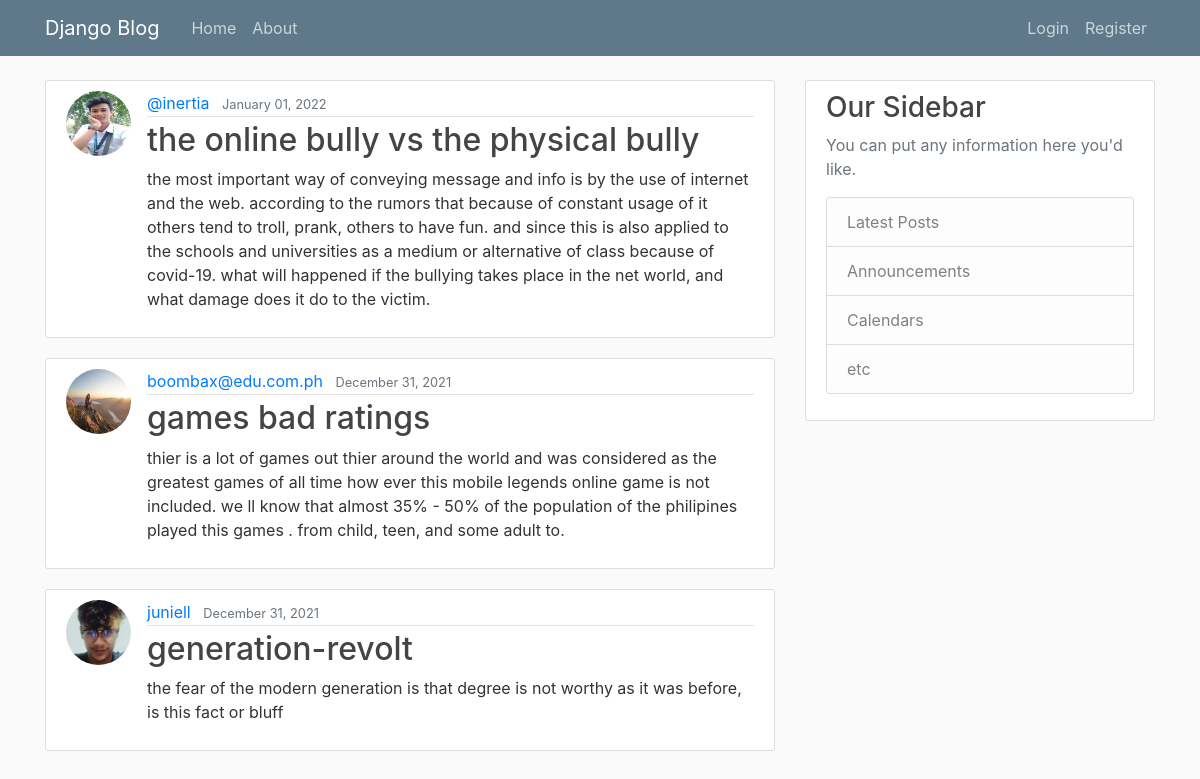
The page / on the database its author committed.
### blog/models.py (models this page shows, shortened)
class Post(models.Model):
    title = models.CharField(max_length=100)
    content = models.TextField()
    date_posted = models.DateTimeField(default=timezone.now)
    author = models.ForeignKey(User, on_delete=models.CASCADE)

### users/models.py (models this page shows, shortened)
class Profile(models.Model):
    user = models.OneToOneField(User, on_delete=models.CASCADE)
    image = models.ImageField(default='default.jpg', upload_to='profile_pics')

### blog/views.py (the view)
# urls.py: path('', PostListView.as_view(), name='blog-home'),
class PostListView(ListView):
    model = Post
    template_name = 'blog/home.html'  # <app>/<model>_<viewtype>.html
    context_object_name = 'posts'
    ordering = ['-date_posted']
    paginate_by = 5

### blog/Templates/blog/home.html (shortened to what this page needs)
{% extends "blog/base.html" %}
{% block content %}
    {% for post in posts %}
        <article class="media content-section">
          <img class="rounded-circle article-img" src="{{ post.author.profile.image.url }}">
          <div class="media-body">
            <div class="article-metadata">
              <a class="mr-2" href="{% url 'user-posts' post.author.username %}">{{ post.author }}</a>
              <small class="text-muted">{{ post.date_posted|date:"F d, Y" }}</small>
            </div>
            <h2><a class="article-title" href="{% url 'post-detail' post.id %}">{{ post.title }}</a></h2>
            <p class="article-content">{{ post.content }}</p>
          </div>
        </article>
    {% endfor %}
{% endblock content %}

### blog/Templates/blog/base.html (shortened to what this page needs)
{% load static %}
<!DOCTYPE html>
<html>
<head>
    <link rel="stylesheet" href="https://maxcdn.bootstrapcdn.com/bootstrap/4.0.0/css/bootstrap.min.css">
    <link rel="stylesheet" type="text/css" href="{% static 'blog/main.css' %}">
</head>
<body>
    <header class="site-header">
      <nav class="navbar navbar-expand-md navbar-dark bg-steel fixed-top">
        <div class="container">
          <a class="navbar-brand mr-4" href="{% url 'blog-home' %}">Django Blog</a>
          <div class="collapse navbar-collapse" id="navbarToggle">
            <div class="navbar-nav mr-auto">
              <a class="nav-item nav-link" href="{% url 'blog-home' %}">Home</a>
              <a class="nav-item nav-link" href="{% url 'blog-about' %}">About</a>
            </div>
            <div class="navbar-nav">
              {% if user.is_authenticated %}
                <a class="nav-item nav-link" href="{% url 'post-create' %}">New Post</a>
                <a class="nav-item nav-link" href="{% url 'profile' %}">Profile</a>
                <a class="nav-item nav-link" href="{% url 'logout' %}">Logout</a>
              {% else %}
                <a class="nav-item nav-link" href="{% url 'login' %}">Login</a>
                <a class="nav-item nav-link" href="{% url 'register' %}">Register</a>
              {% endif %}
            </div>
          </div>
        </div>
      </nav>
    </header>
    <main role="main" class="container">
      <div class="row">
        <div class="col-md-8">
          {% block content %}{% endblock %}
        </div>
        <div class="col-md-4">
          <div class="content-section">
            <h3>Our Sidebar</h3>
            <p class='text-muted'>You can put any information here you'd like.
              <ul class="list-group">
                <li class="list-group-item list-group-item-light">Latest Posts</li>
                <li class="list-group-item list-group-item-light">Announcements</li>
                <li class="list-group-item list-group-item-light">Calendars</li>
                <li class="list-group-item list-group-item-light">etc</li>
              </ul>
            </p>
          </div>
        </div>
      </div>
    </main>
</body>
</html>

### blog/static/blog/main.css (style rules this page uses)
body { background: #fafafa; color: #333333; margin-top: 5rem; }
h1, h2, h3, h4, h5, h6 { color: #444444; }
ul { margin: 0; }
.bg-steel { background-color: #5f788a; }
.site-header .navbar-nav .nav-link { color: #cbd5db; }
.content-section { background: #ffffff; padding: 10px 20px; border: 1px solid #dddddd; border-radius: 3px; margin-bottom: 20px; }
.article-title { color: #444444; }
.article-content { white-space: pre-line; }
.article-img { height: 65px; width: 65px; margin-right: 16px; }
.article-metadata { padding-bottom: 1px; margin-bottom: 4px; border-bottom: 1px solid #e3e3e3 }

### rows shown on the page
Post: author.profile.image (picture), author "@inertia", date_posted "January 01, 2022", title "the online bully vs the physical bully", content "the most important way of conveying message and info is by the use of internet and the web. according to the rumors that because of constant usage of it others tend to troll, prank, others to have fun. and since this is also applied to the schools and universities as a medium or alternative of class because of covid-19. what will happened if the bullying takes place in the net world, and what damage does it do to the victim."
Post: author.profile.image (placeholder picture), author "boombax@edu.com.ph", date_posted "December 31, 2021", title "games bad ratings", content "thier is a lot of games out thier around the world and was considered as the greatest games of all time how ever this mobile legends online game is not included. we ll know that almost 35% - 50% of the population of the philipines played this games . from child, teen, and some adult to."
Post: author.profile.image (picture), author "juniell", date_posted "December 31, 2021", title "generation-revolt", content "the fear of the modern generation is that degree is not worthy as it was before, is this fact or bluff"
